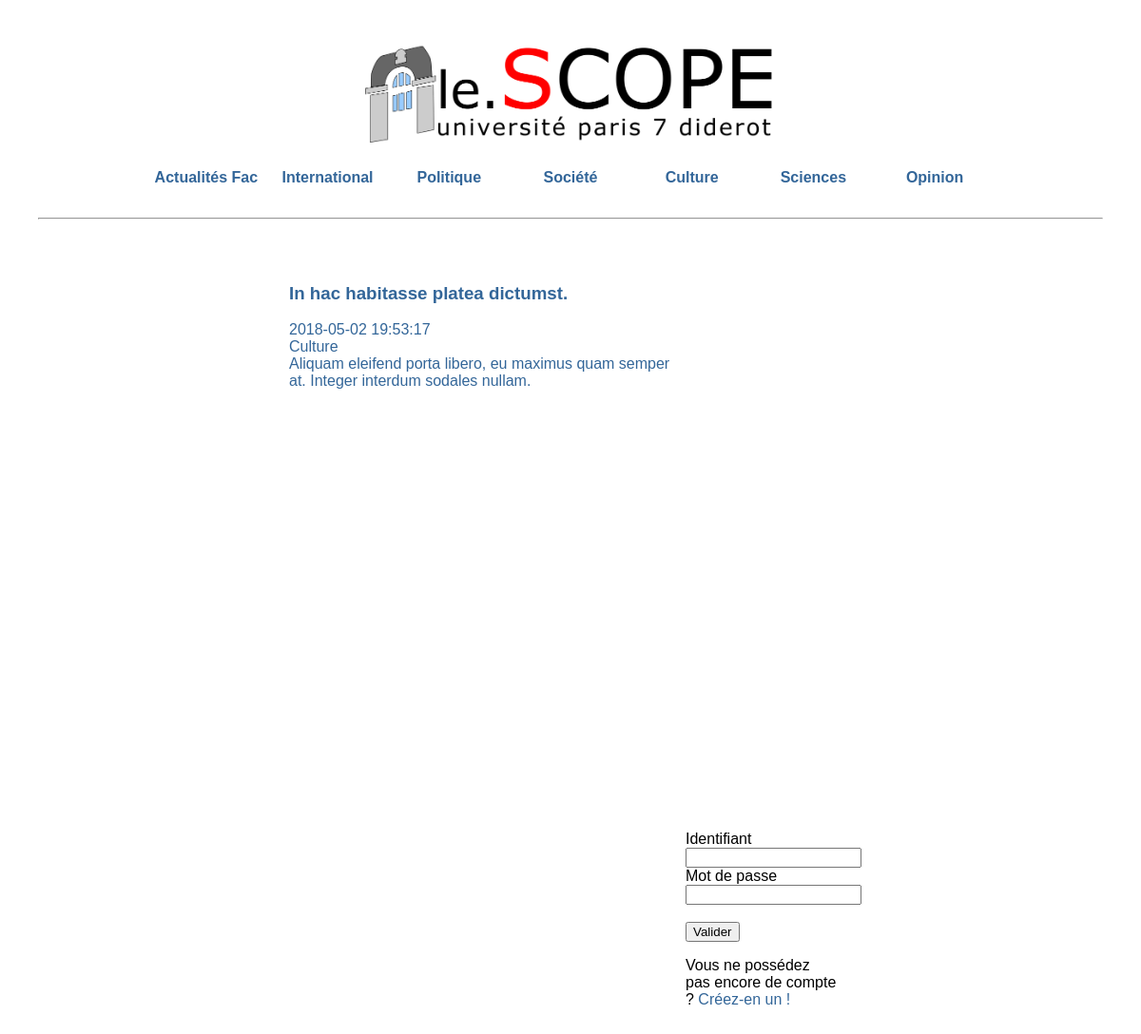
Screenshot of /main.php?cat=5 with the database file from the repository.
### tables this page shows
CREATE TABLE IF NOT EXISTS  categorie (
  catid INT AUTO_INCREMENT,
  catnom VARCHAR(20) NOT NULL UNIQUE,
  PRIMARY KEY (catid)
);

CREATE TABLE IF NOT EXISTS articles(
  article_id BIGINT AUTO_INCREMENT,
  user BIGINT,
  cat INT,
  titre VARCHAR(40) NOT NULL,
  resume VARCHAR(255),
  timecreation DATETIME NOT NULL,
  texte TEXT NOT NULL,
  note INT NOT NULL DEFAULT 0,
  image VARCHAR(20),
  imgdescription VARCHAR(255),
  media VARCHAR(20),
  mediadescription VARCHAR(255),
  PRIMARY KEY (article_id),
  FOREIGN KEY (user) REFERENCES users(userid),
  FOREIGN KEY (cat) REFERENCES categorie(catid)
);

### connect.php (called while the page is built, shortened)
<?php
  function safehtml ($var) {
    $var = htmlspecialchars($var);
    return trim($var);
  }
?>

### main.php (the view, shortened to what this page needs)
<?php
  require_once("connect.php");
?>
<!DOCTYPE html>
<html lang="fr">
  <head>
    <link rel="stylesheet" href="main.css" type="text/css">
  </head>
  <body>
    <a href="main.php"><img class="logo" src="logo.png" alt="Le Scope"></a>
    <div class="categories">
      <table><tr>
      <?php
        $req = "SELECT * FROM categorie ORDER BY catid";
        $res = mysqli_query($co, $req);
        while ($ligne = mysqli_fetch_assoc($res)) {
          echo("<th style=\"width:".(100/(mysqli_num_rows($res)+1))."%\"><a href=\"main.php?cat=".safehtml($ligne["catid"])."\">".$ligne["catnom"]."</a></th>");
        }
      ?>
    </tr></table>
    </div>
    <hr>
    <div class="main">
      <div class="contenu">
        <?php
        if (!isset($_GET["page"]) || (isset($_GET["page"]) && $_GET["page"] == "article")) {
          require_once("article.php");
          if (isset($_GET["cat"])) listearticle($co,requeteCat($_GET["cat"]));
          else if (isset($_GET["page"]) && $_GET["page"] == "article" && isset($_GET["id"])) affichearticleentier($co,$_GET["id"]);
          else listearticle($co,"SELECT * FROM categorie, users, articles WHERE (user = userid) AND (cat = catid) ORDER BY timecreation LIMIT 10");
        }
            ?>
      </div>
      <div class="login">
        <?php
        if (isset($_GET["page"]) && $_GET["page"] == "inscription") echo("Créez votre compte pour rejoindre notre communauté.");
        else  require_once("login.php");
        ?>
      </div>
    </div>
  </body>

### article.php (shortened to what this page needs)
<?php
  require_once("connect.php");
  function affichearticlecourt ($titre,$nom,$prenom,$date,$cat,$resume,$id) {
      echo("<div class=\"header\"><a href=\"main.php?page=article&id=".$id."\">
        <h3>".$titre."</h3>
        ".$date."<br>".$cat."
        <div class=\"corps\">".$resume."</div></a>
      </div>");
  }
  function listearticle ($co,$req){
    $res = mysqli_query($co,$req);
    if (!$res) echo ("erreur : ");
    else {
      while($ligne = mysqli_fetch_assoc($res)) {
        affichearticlecourt(safehtml($ligne["titre"]),safehtml($ligne["nom"]),safehtml($ligne["prenom"]),safehtml($ligne["timecreation"]),safehtml($ligne["catnom"]),safehtml($ligne["resume"]),safehtml($ligne["article_id"]));
      }
    }
  }
?>

### main.css (style rules this page uses)
body { font-family: "Arial-black", sans-serif; font-weight: lighter; margin: 40px; }
a { text-decoration: none; color : #336699; }
.main { margin-left: auto; margin-right: auto; width : 60%; }
.categories table { width: 80%; margin-bottom: 30px; margin-left: auto; margin-right: auto; }
.logo { display:block; height:110px; margin-left: auto; margin-right: auto; margin-bottom: 25px; }
.contenu { width : inherit; min-height: 500px; max-width: 800px; float : left; padding: 10px; margin: 30px; }
.login { margin: 20px; float:right; padding: 35px; width: 160px; }

### rows the page displays
categorie: 100/(mysqli_num_rows($res)+1) 12.5 (drawn), catnom "Actualités Fac"
categorie: 100/(mysqli_num_rows($res)+1) 12.5 (drawn), catnom "International"
categorie: 100/(mysqli_num_rows($res)+1) 12.5 (drawn), catnom "Politique"
categorie: 100/(mysqli_num_rows($res)+1) 12.5 (drawn), catnom "Société"
categorie: 100/(mysqli_num_rows($res)+1) 12.5 (drawn), catnom "Culture"
categorie: 100/(mysqli_num_rows($res)+1) 12.5 (drawn), catnom "Sciences"
categorie: 100/(mysqli_num_rows($res)+1) 12.5 (drawn), catnom "Opinion"
articles: timecreation "2018-05-02 19:53:17", cat.catnom "Culture"
